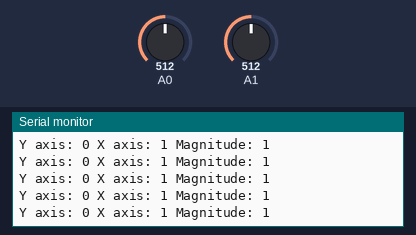
The sketch below on a simulated Arduino Leonardo, built with avr-gcc and run on an emulated ATmega32U4. Parts: the last lines printed to the serial monitor. Inputs (shaded band) come from the test bench; at power-on: A1 = 512, A0 = 512.

Above: at 2.7 s.
2.8 s: A1 set to 788
At 3.21 s:
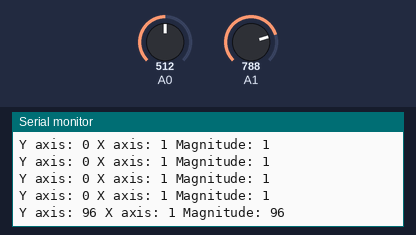
4.3 s: A1 set to 811
At 4.47 s:
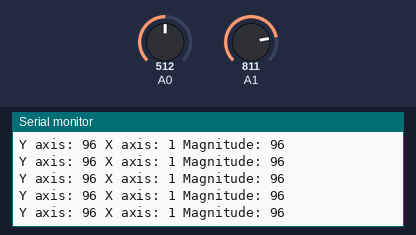
Timing chart, 0 to 7.3 s (numbered marks = the images above; inputs shaded):
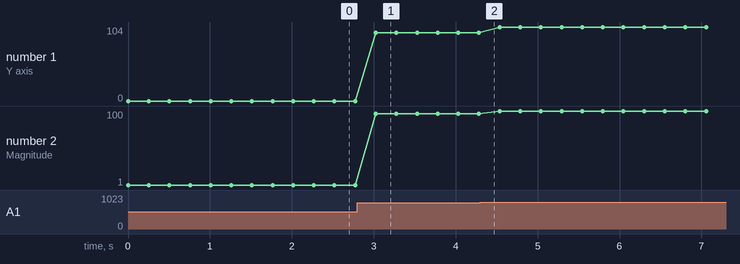

Measured:
- after the input at 2.8 s, the serial monitor: prints a new line after 0.22 s (image 1)
- plotted number 1: 0 → 96 after the input at 2.8 s, 96 → 104 after the input at 4.3 s
- plotted number 2: 1 → 96 after the input at 2.8 s, 96 → 100 after the input at 4.3 s

The sketch:

JoystickTest.ino
```cpp
#include <Joystick.h>

/////////////////////////////////NOTES/////////////////////////////////////
/*
Yellow wire plugged into A0
Green wire plugged into A1");
*/
///////////////////////////////END NOTES///////////////////////////////////

Joystick whiteJoystick(A0, A1);

void setup()
{
	Serial.begin(9600);
	Serial.println("White Joystick Test");
	Serial.println("Yellow plugged into A0");
	Serial.println("Green plugged into A1");

	whiteJoystick.xMin = 225;
	whiteJoystick.xMax = 791;
	whiteJoystick.yMin = 230;
	whiteJoystick.yMax = 797;
}

void loop()
{
	Serial.print("Y axis: ");
	Serial.print(whiteJoystick.getY());
	Serial.print(" X axis: ");
	Serial.print(whiteJoystick.getX());
	Serial.print(" Magnitude: ");
	Serial.println(whiteJoystick.getMagnitude());

	delay(250);
}
```
